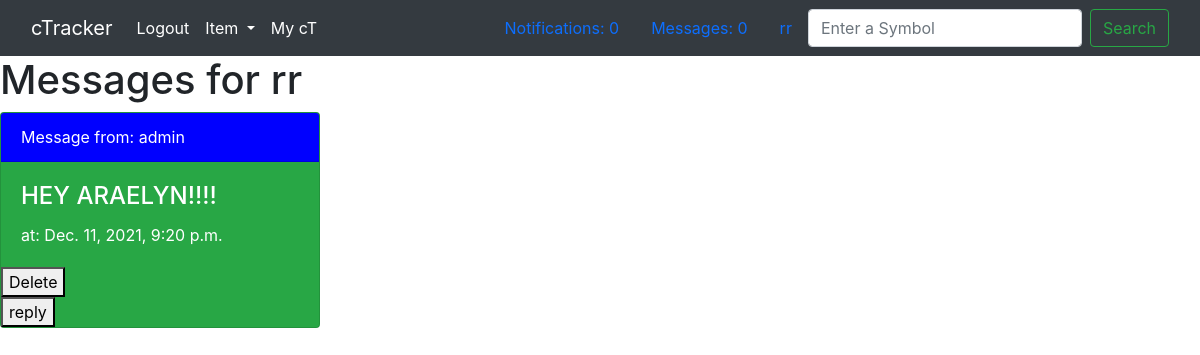
Screenshot of /my-messages/2/ (signed in) with the database file from the repository.
### member/models.py (models this page shows)
class Member(AbstractUser):
    def __str__(self):
        return self.username

### messaging/models.py (models this page shows, shortened)
class Message(models.Model):
    body = models.TextField(max_length=500)
    author = models.ForeignKey(
        Member, related_name="%(class)s_author", null=True, on_delete=models.CASCADE
    )
    recipient = models.ForeignKey(
        Member, related_name="%(class)s_recipient", null=True, on_delete=models.CASCADE
    )
    is_new = models.BooleanField(default=True)
    time_sent = models.DateTimeField(default=timezone.now)

### messaging/views.py (the view)
# urls.py: path("my-messages/<int:id>/", messaging_views.member_messages, name="my-messages"),
def member_messages(request, id):
    template = "messaging.html"
    target_member = Member.objects.get(id=request.user.id)
    signed_in_member = Member.objects.get(id=id)
    member_messages = Message.objects.filter(recipient=signed_in_member)
    message_count = get_messages_count(signed_in_member)
    context = {
        "member_messages": member_messages,
        "signed_in_member": signed_in_member,
        "target_member": target_member,
        "message_count": message_count,
    }
    return render(request, template, context)

### messaging/views.py (called while the page is built)
def get_messages_count(logged_in_member):
    signed_in_member = logged_in_member
    member_messages = Message.objects.filter(recipient=signed_in_member)
    messages_count = len(member_messages)
    return messages_count

### templates/messaging.html (shortened to what this page needs)
{% extends 'base.html' %} {% load static %}
      {% block content %}
      <h1>Messages for {{ target_member.username }}</h1>
    {% if target_member.username == signed_in_member.username %}
    {% if message_count == 0 %}
    <h2>No new messages</h2>
    {% else %}
    <div class="messages-container">
      {% for item in member_messages %}
      <div class="card text-white bg-success mb-3" style="max-width: 20rem">
        <div class="card-header" style="background: blue">
          Message from:
          <a
            href="/profile/{{item.author.id}}/"
            style="text-decoration: none; color: white"
          >
            {{ item.author }}
          </a>
        </div>
        <div class="card-body">
          <h4 class="card-title">{{ item.body }}</h4>
          <p class="card-text">at: {{ item.time_sent }}</p>
        </div>
        <a href="/delete/message/{{item.id}}">
          <button>Delete</button>
        </a>
        <a href="/send-message/{{ item.author.id }}/">
          <button>reply</button>
        </a>
      </div>
      {% endfor %}
    </div>
    {% endif %}
    {% else %}
    <div>
      <h2>You do not have access to view this users messages</h2>
    </div>
    {% endif %} {% endblock %}

### templates/base.html (shortened to what this page needs)
{% load static %}
<!DOCTYPE html>
<html lang="en">
  <head>
    <link
      href="https://cdn.jsdelivr.net/npm/bootstrap@5.1.0/dist/css/bootstrap.min.css"
      rel="stylesheet"
    />
    <link
      href="//maxcdn.bootstrapcdn.com/bootstrap/4.1.1/css/bootstrap.min.css"
      rel="stylesheet"
      id="bootstrap-css"
    />
    <link
      rel="stylesheet"
      type="text/css"
      href="{% static 'css/style.css' %}"
    />
  </head>
  <body>
    {% if signed_in_member.username %}
    <nav class="navbar navbar-expand-lg navbar-dark bg-dark">
      <div class="container-fluid">
        <a class="navbar-brand" href="/home/">cTracker</a>
        <div class="collapse navbar-collapse" id="navbarSupportedContent">
          <ul class="navbar-nav me-auto mb-2 mb-lg-0">
            <li class="nav-item">
                <a class="nav-link active" aria-current="page" href="/logout/">Logout</a>
              </li>
            <li class="nav-item dropdown">
              <a
                class="nav-link active dropdown-toggle"
                href="#"
                id="navbarDropdown"
                role="button"
                data-bs-toggle="dropdown"
                aria-expanded="false"
              >
                Item
              </a>
            </li>
            <li class="nav-item">
                <a class="nav-link active" aria-current="page" href="/my-ct/">My cT</a>
              </li>
          </ul>
          <a class="nav-link active" aria-current="page" href="#">Notifications: 0</a>
          <a class="nav-link active" aria-current="page" href="/my-messages/{{signed_in_member.id}}/">Messages: 0</a>
          <a class="nav-link active" aria-current="page" href="/profile/{{signed_in_member.id}}/">{{signed_in_member.username}}</a>
          <form class="d-flex">
            <input
              class="form-control me-2"
              type="search"
              placeholder="Enter a Symbol"
              aria-label="Search"
            />
            <button class="btn btn-outline-success" type="submit">
              Search
            </button>
          </form>
        </div>
      </div>
    </nav>
      {% endif %}
    {% block content %} {% endblock %}
  </body>
</html>

### rows the page displays
Member: username "rr"
Message: author "admin", body "HEY ARAELYN!!!!", time_sent "Dec. 11, 2021, 9:20 p.m."
